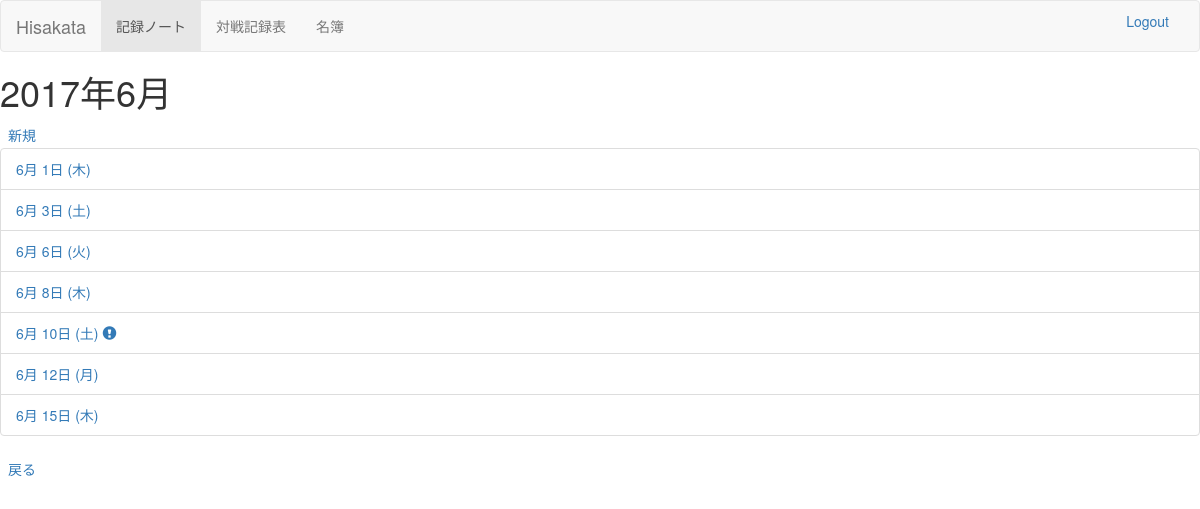
/hisakata/detail/2017/6/ (signed in), run on the app's committed database.
### hisakata/models.py (models this page shows, shortened)
class Date(models.Model):
    date = models.DateField()
    class Meta:
        ordering = ['date']

### hisakata/views.py (the view)
# urls.py: url(r'^detail/(?P<year>[0-9]+)/(?P<month>[0-9]+)/$', views.datelistview, name='datelist'),
@login_required
def datelistview(request, year, month):
    dates = models.Date.objects.filter(date__year=year).filter(date__month=month)
    caution = []
    for date in dates:
        if date.round_set.count() == 0:
            caution.append(False)
        else:
            caution.append(True)
    return render(request, 'hisakata/datelist.html',
                  {'dates': dates, 'year': year, 'month': month, 'youbi': youbi, 'caution': caution, })

### hisakata/views.py (called while the page is built)
@register.filter
def get_item(list, num):
    return list[num]

### hisakata/templates/hisakata/datelist.html (shortened to what this page needs)
{% extends "hisakata/base.html" %}
{% block content %}
    <nav class="navbar navbar-default">
        <div class="container-fluid">
            <div class="navbar-header">
                <a class="navbar-brand" href="{% url "hisakata:homeview" %}">Hisakata</a>
            </div>
            <div class="collapse navbar-collapse" id="navbars">
                <ul class="nav navbar-nav">
                    <li class="active">
                        <a href="{% url "hisakata:yearlist" %}">記録ノート<span class="sr-only">(current)</span></a>
                    </li>
                    <li>
                        <a href="{% url "hisakata:tableyearlist" %}">対戦記録表</a>
                    </li>
                    <li>
                        <a href="{% url "hisakata:player" 0 %}">名簿</a>
                    </li>
                </ul>
                <ul class="nav navbar-right">
                    <li><a href="{% url "hisakata:logout" %}">Logout</a></li>
                </ul>
            </div>
        </div>
    </nav>
    <h1>{{ year }}年{{ month }}月</h1>
    <button type="button" class="btn-link"><a href="{% url "hisakata:create" year %}">新規</a></button>
    <ul class="list-group">
        {% for date in dates %}
            {% if caution|get_item:forloop.counter0 %}
            <li class="list-group-item"><a href="{% url "hisakata:detail" date.date.year date.date.month date.date.day %}">{{ date.date.month }}月 {{ date.date.day }}日
                ({{ youbi|get_item:date.date.weekday }})</a>
            {% else %}
                <li class="list-group-item"><a href="{% url "hisakata:detail" date.date.year date.date.month date.date.day %}">{{ date.date.month }}月 {{ date.date.day }}日
                ({{ youbi|get_item:date.date.weekday }}) <span class="glyphicon glyphicon-exclamation-sign" aria-hidden="true"></span></a>
            {% endif %}
            </li>
        {% endfor %}
    </ul>
    <button type="button" class="btn-link"><a href="{% url "hisakata:monthlist" year %}">戻る</a></button>
{% endblock %}

### data on the page
Date: date.month "6", date.day "1", date "木"
Date: date.month "6", date.day "3", date "土"
Date: date.month "6", date.day "6", date "火"
Date: date.month "6", date.day "8", date "木"
Date: date.month "6", date.day "10", date "土"
Date: date.month "6", date.day "12", date "月"
Date: date.month "6", date.day "15", date "木"

### other printed values
{{ year }} "2017"
{{ month }} "6"
